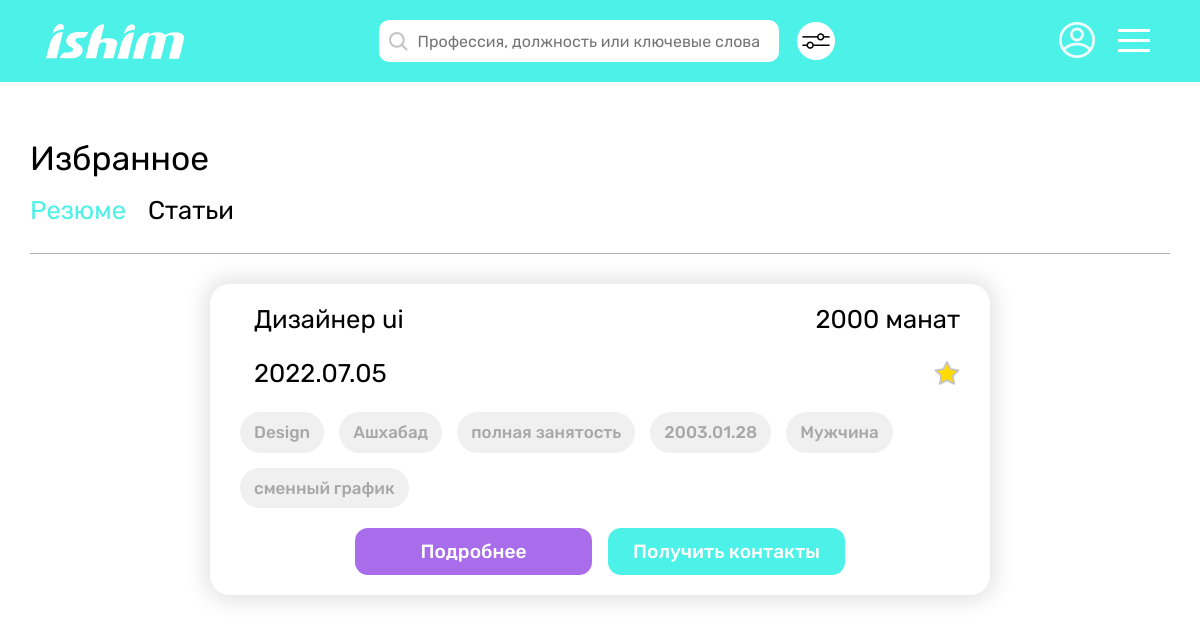
The page /employee/chosen (signed in) on the database its author committed.
### employee/models.py (models this page shows, shortened)
class CV(models.Model):
    employee = models.ForeignKey(Employee, on_delete=models.CASCADE)
    first_name = models.CharField(max_length=65)
    last_name = models.CharField(max_length=65)
    birth_date = models.DateField()
    mobile_num = models.CharField(max_length=25)
    email = models.EmailField()
    registration = models.CharField(max_length=100)
    sex = models.CharField(max_length=65)
    position = models.CharField(max_length=65)
    sphere = models.CharField(max_length=100)
    min_salary = models.IntegerField()
    busyness = models.CharField(max_length=65, default='')
    work_graph = models.CharField(max_length=65)
    about = models.TextField()
    views = models.IntegerField(default=0)
    suitable_vacancies = models.ManyToManyField(Vacancy, blank=True)
    creation_date = models.DateTimeField(auto_now_add=True)

### employee/views.py (the view)
# urls.py: path('chosen', tm_views.chosen_cvs, name='hirer-chosen-tm'),
@hirer_required
@login_required
def chosen_cvs(request):
    cv_list = [chosen.cv for chosen in request.user.chosencv_set.all()]
    articles = favourite_articles(request)
    context = {
        'cv_list': cv_list,
        'articles': articles,
    }
    return render(request, 'employee/chosen.html', context)

### articles/views.py (called while the page is built)
def favourite_articles(request):
    articles = [chosen.article for chosen in request.user.chosenarticle_set.all()]
    return articles

### employee/templates/employee/chosen.html (shortened to what this page needs)
{% extends "main/base.html" %}
{% load static %}
{% block content %}
   <div class="container__main pad-0 w-1920">
      {% include 'main/header_hirer.html' %}
      <div class="container__content">
         <div class="h__fav">
            <div class="h__fav__top">
               <h1 class="h__fav__top__title">Избранное</h1>
               <span class="h__fav__top__cat gren__color" id="vac_fav">Резюме</span>
               <span class="h__fav__top__cat" id="articles_fav">Статьи</span>
            </div>
            <div class="h__fav__top__row"></div>
            <div class="vac__card__wrapper" id="fav__btn__wrapper">
               {% for cv in cv_list %}
                  <div class="vacancy__card" id="fav__btn__wrapper">
                     <div class="vac__card__inner">
                        <div class="vac__heading">
                           <h2 class="vac__heading__item">{{ cv.position }}</h2>
                           <h2 class="vac__heading__item">{{ cv.min_salary }} манат</h2>
                        </div>
                        <div class="vac__heading">
                           <h2 class="vac__heading__item">{{ cv.creation_date|date:"Y.m.d" }}</h2>
                           <svg width="26px" height="24px">
                              <use xlink:href="#favorites__str" width="26px" height="24px" class="vac__ico{% for chosen in user.chosencv_set.all %}{% if chosen.cv == cv %}__selected{% endif %}{% endfor %}" data-link="{% url 'chosen-cv' cv.id %}"></use>
                           </svg>
                        </div>
                        <div class="vac__categories">
                           <span class="vac__cat__item two-col">{{ cv.sphere }}</span>
                           <span class="vac__cat__item">{{ cv.registration }}</span>
                           <span class="vac__cat__item">{{ cv.busyness }}</span>
                           <span class="vac__cat__item">{{ cv.birth_date|date:"Y.m.d" }}</span>
                           <span class="vac__cat__item">{{ cv.sex }}</span>
                           <span class="vac__cat__item two-col">{{ cv.work_graph }}</span>
                        </div>
                        <div class="vac__btns">
                           <a href="{% url 'cv-info' cv.id %}" class="vac__btns__item purp__btn" target="_blank">Подробнее</a>
                           <a href="" class="vac__btns__item green__btn" target="_blank">Получить контакты</a>
                        </div>
                     </div>
                  </div>
                  {% endfor %}
            </div>
         </div>
      </div>
   </div>
{% endblock %}

### static/main.css (style rules this page uses)
* { padding: 0; margin: 0; border: 0; }
*, *:before, *:after { -moz-box-sizing: border-box; -webkit-box-sizing: border-box; box-sizing: border-box; }
html, body { height: 100%; width: 100%; font-size: 100%; line-height: 1; font-size: 16px; -ms-text-size-adjust: 100%; -moz-text-size-adjust: 100%; -webkit-text-size-adjust: 100%; color: #000; font-family: 'Rubik', sans-serif; }
a, a:visited { text-decoration: none; }
h1, h2, h3, h4, h5, h6 { font-size: inherit; font-weight: 400; margin: 0; }
svg { margin: 0; padding: 0; }
.w-1920 { width: 100%; max-width: 1920px; }
.pad-0 { padding: 0; }
.purp__btn { background-color: #A96CEB; font-size: 1.2rem; line-height: 1.2; text-align: center; color: #fff; }
.green__btn { background-color: #4CF1E7; font-size: 1.2rem; line-height: 1.2; text-align: center; color: #fff; }
.container__content { width: 100%; max-width: 1440px; padding: 0 30px; margin: 0 auto; position: relative; }
.container__main { width: 100%; margin: 0 auto; position: relative; }
.gren__color { color: #4CF1E7; }
.vac__card__wrapper { width: 100%; display: flex; justify-content: center; flex-wrap: wrap; }
.vacancy__card { width: 100%; background-color: #ffff; padding: 20px 30px; border-radius: 20px; margin-bottom: 31px; box-shadow: 0px 0px 20px 7px rgba(0, 0, 0, 0.1); transition: 0.4s linear; }
.vac__card__inner { width: 100%; display: flex; flex-direction: column; }
.vac__heading { width: 100%; display: flex; justify-content: space-between; align-items: center; padding-left: 14px; margin-bottom: 24px; }
.vac__heading__item { font-size: 1.6rem; line-height: 30px; color: #000000; }
.vac__categories { width: 100%; display: flex; align-items: center; flex-wrap: wrap; margin-bottom: 5px; }
.vac__cat__item { background-color: #F0F0F0; font-size: 1.06rem; font-weight: 500; line-height: 1.2; color: rgba(0, 0, 0, 0.3); text-align: center; padding: 10px 14px; border-radius: 30px; margin-right: 15px; margin-bottom: 15px; }
.vac__btns { width: 100%; display: flex; justify-content: center; align-items: center; }
.vac__btns .purp__btn { margin-right: 36px; }
.vac__btns__item { display: inline-block; width: 237px; font-size: 1.2rem; line-height: 1.2; font-weight: 500; text-align: center; padding: 12px 0; border-radius: 13px; }
.h__fav { width: 100%; padding-top: 60px; padding-bottom: 100px; }
.h__fav .vacancy__card { max-width: 780px; }
.h__fav__top { margin-bottom: 30px; }
.h__fav__top__title { font-size: 2.1rem; margin-bottom: 22px; }
.h__fav__top__cat { font-size: 1.6rem; user-select: none; cursor: pointer; margin-right: 18px; transition: 0.1s linear; }
.h__fav__top__row { width: 100%; height: 1px; background-color: rgba(0, 0, 0, 0.3); margin-bottom: 30px; }
@media (max-width:1340px) { .vac__categories { grid-template-columns: repeat(3, 1fr); grid-template-rows: 1fr 1fr; } }
@media (max-width:1340px) { .vac__btns .purp__btn { margin-right: 16px; } }

### rows shown on the page
CV: position "Дизайнер ui", min_salary "2000", creation_date "2022.07.05", sphere "Design", registration "Ашхабад", busyness "полная занятость", birth_date "2003.01.28", sex "Мужчина", work_graph "сменный график"
